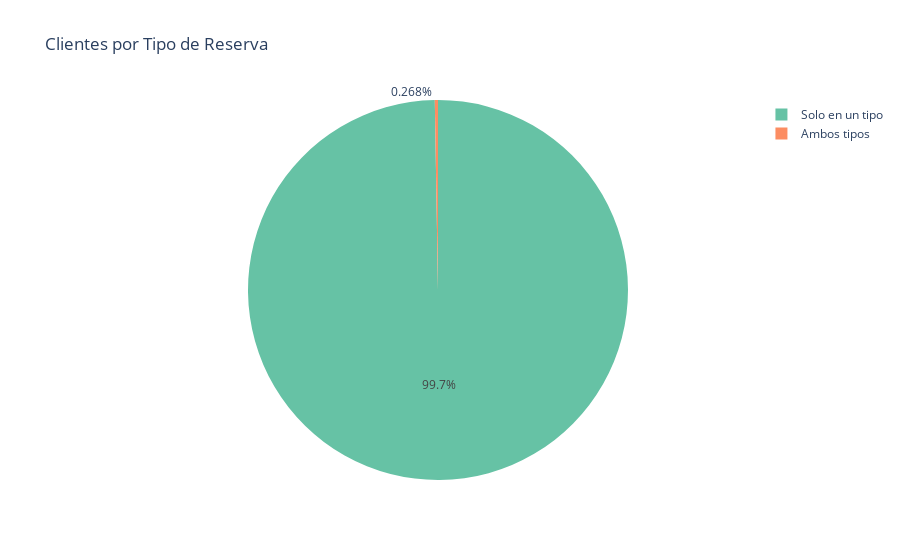

This figure's notebook cell:
### Code cell
# Contar clientes en cada categoría
conteo_tipos = clientes_reservas["competencia"].value_counts().reset_index()
conteo_tipos.columns = ["Tipo de Cliente", "Cantidad"]

# Renombrar valores (1 = Solo en un tipo, 2 = En ambos tipos)
conteo_tipos["Tipo de Cliente"] = conteo_tipos["Tipo de Cliente"].map({1: "Solo en un tipo", 2: "Ambos tipos"})

# Gráfico de torta
fig = px.pie(conteo_tipos, values="Cantidad", names="Tipo de Cliente", title="Clientes por Tipo de Reserva", color_discrete_sequence=px.colors.qualitative.Set2)
fig.show()

### Figure 1 — Plotly figure (JSON) as saved in the notebook; plotly's stock layout.template omitted (floating-point values rounded to 4 significant figures)
{"data": [{"domain": {"x": [0, 1], "y": [0, 1]}, "hovertemplate": "Tipo de Cliente=%{label}<br>Cantidad=%{value}<extra></extra>", "labels": ["Solo en un tipo", "Ambos tipos"], "legendgroup": "", "name": "", "showlegend": true, "type": "pie", "values": [14865, 40]}], "layout": {"legend": {"tracegroupgap": 0}, "piecolorway": ["rgb(102,194,165)", "rgb(252,141,98)", "rgb(141,160,203)", "rgb(231,138,195)", "rgb(166,216,84)", "rgb(255,217,47)", "rgb(229,196,148)", "rgb(179,179,179)"], "title": {"text": "Clientes por Tipo de Reserva"}}}
